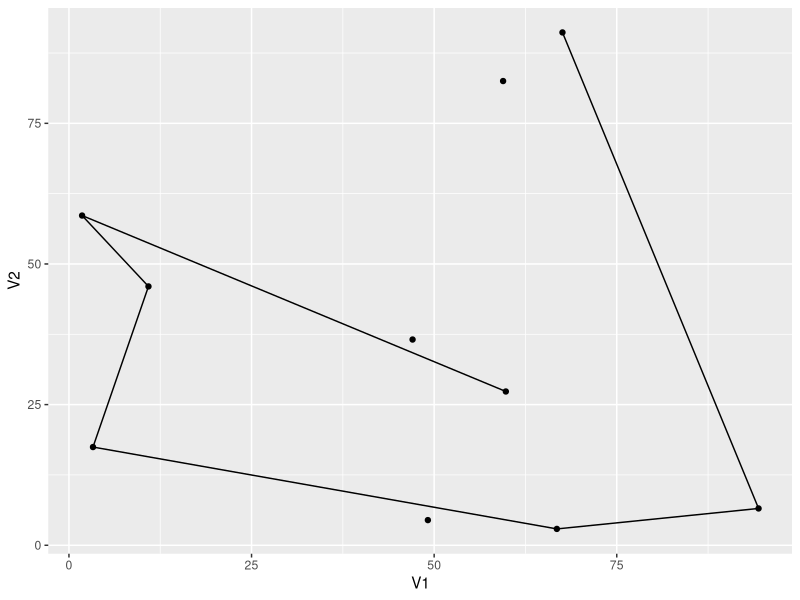

The R script that drew this image:
library(ggplot2)
input <- read.table("input.csv", sep=",")
hull <- read.table("hull.csv", sep=",")
p <- ggplot(NULL, aes(x=V1, y=V2)) + geom_path(data=hull) + geom_point(data=input)
